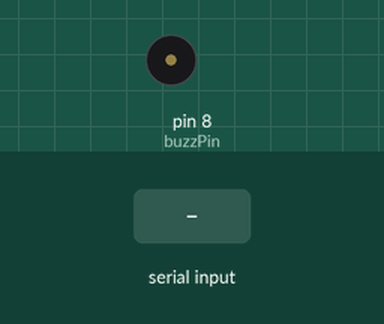
This sketch was run on a simulated Arduino Uno, built with avr-gcc and run on an emulated ATmega328P. Shown: buzzer (waves = sounding, pin HIGH). The test bench sets the inputs (shaded band). What the sketch prints to the serial monitor is not drawn.

Above: at 1.2 s.
1.3 s: "90,45\n" received over Serial
At 1.7 s:
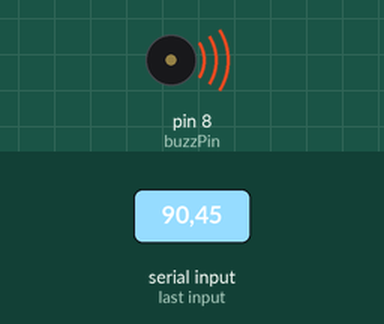
Timing chart, 0 to 4.3 s (numbered marks = the images above; inputs shaded):
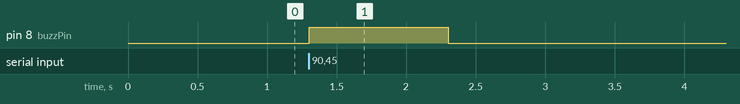

The sketch:

Active_Buzzer.ino
```cpp
int myNumb;
int buzzPin = 8;
String msg = "Please enter your number:";
int dt = 500;
void setup() {
  // put your setup code here, to run once:
  Serial.begin(9600);
  pinMode(buzzPin,OUTPUT);
}

void loop() {
  // put your main code here, to run repeatedly:
  Serial.println(msg);
  while(Serial.available() == 0){

  }
  myNumb = Serial.parseInt();

  if(myNumb >10){
    digitalWrite(buzzPin,HIGH);
    delay(dt);
    digitalWrite(buzzPin,LOW);
  }
}
```

Measured:
- after the input at 1.3 s, pin 8 (buzzPin): LOW → HIGH at once, → LOW 1.0 s later
